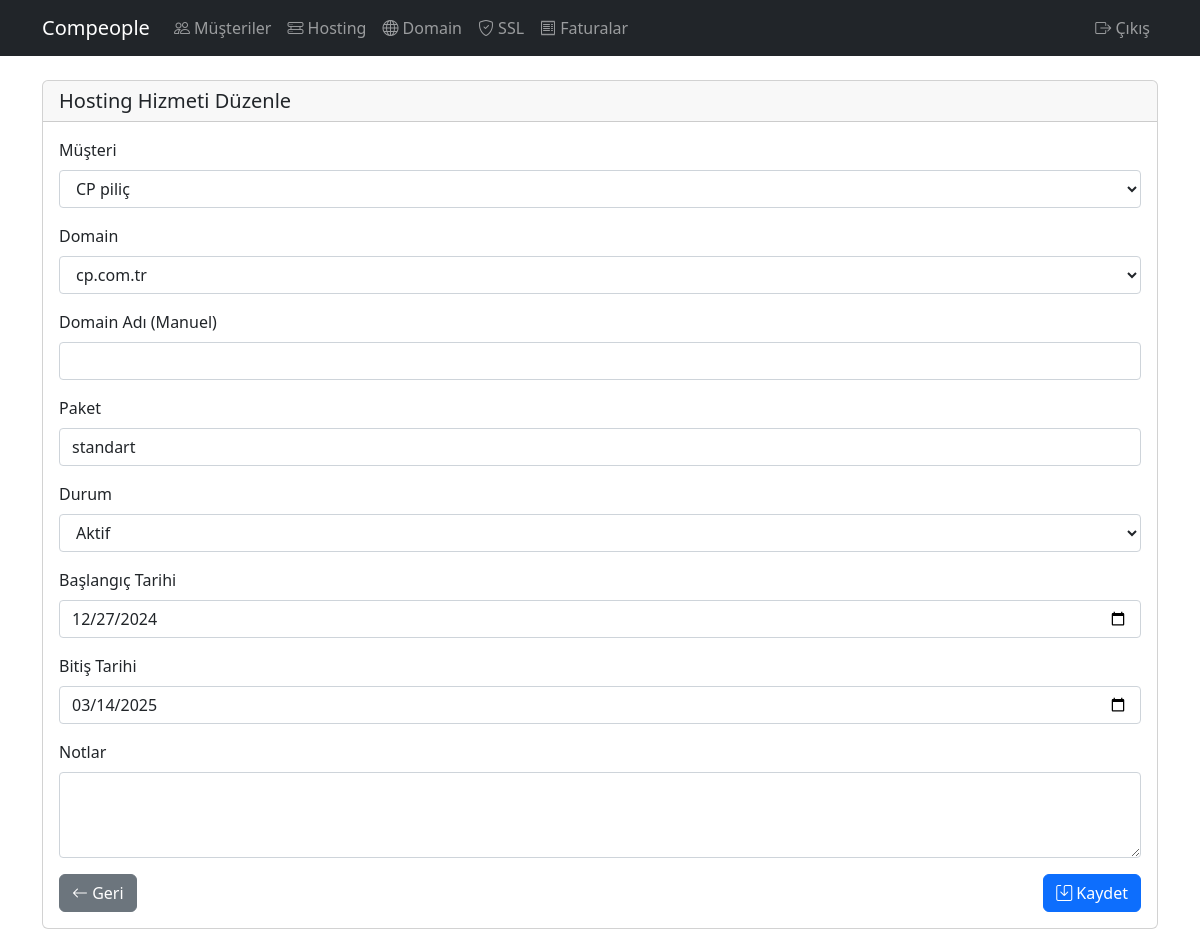
The page /hosting/1/edit/ (signed in) on the database its author committed.
### customers/models.py (models this page shows, shortened)
class HostingService(models.Model):
    customer = models.ForeignKey(Customer, on_delete=models.CASCADE, verbose_name='Müşteri')
    domain = models.OneToOneField(Domain, on_delete=models.CASCADE, verbose_name='Domain')
    package = models.CharField(max_length=100, verbose_name='Paket')
    status = models.CharField(max_length=20, choices=[
        ('active', 'Aktif'),
        ('suspended', 'Askıya Alındı'),
        ('cancelled', 'İptal Edildi')
    ], verbose_name='Durum')
    start_date = models.DateField(verbose_name='Başlangıç Tarihi')
    expiration_date = models.DateField(verbose_name='Bitiş Tarihi')
    renewal_count = models.IntegerField(default=0, verbose_name='Yenileme Sayısı')
    notes = models.TextField(blank=True, null=True, verbose_name='Notlar')
    class Meta:
        verbose_name = 'Hosting Hizmeti'
        verbose_name_plural = 'Hosting Hizmetleri'

### customers/views.py (the view)
# urls.py: path('hosting/<int:pk>/edit/', views.hosting_edit, name='hosting-edit'),
@login_required
def hosting_edit(request, pk):
    hosting = get_object_or_404(HostingService, pk=pk)
    if request.method == 'POST':
        form = HostingServiceForm(request.POST, instance=hosting)
        if form.is_valid():
            form.save()
            messages.success(request, 'Hosting hizmeti başarıyla güncellendi.')
            return redirect('customers:hosting-detail', pk=pk)
    else:
        form = HostingServiceForm(instance=hosting)
    return render(request, 'customers/hosting_form.html', {'form': form, 'title': 'Hosting Düzenle'})

### customers/forms.py (shortened to what this page needs)
class HostingServiceForm(forms.ModelForm):
    domain_name = forms.CharField(max_length=200, required=False, label='Domain Adı (Manuel)')
    class Meta:
        model = HostingService
        fields = ['customer', 'domain', 'domain_name', 'package', 'status', 'start_date', 'expiration_date', 'notes']
        widgets = {
            'start_date': forms.DateInput(attrs={'type': 'date'}),
            'expiration_date': forms.DateInput(attrs={'type': 'date'}),
            'notes': forms.Textarea(attrs={'rows': 3}),
        }
    def __init__(self, *args, **kwargs):
        super().__init__(*args, **kwargs)
        self.fields['domain'].required = False

### customers/models.py (called while the page is built)
    def __str__(self):
        return self.company_name

    def __str__(self):
        return self.name

### customers/templates/customers/hosting_form.html (shortened to what this page needs)
{% extends 'customers/base.html' %}
{% block content %}
<div class="card">
    <div class="card-header">
        <h5 class="card-title mb-0">{% if form.instance.pk %}Hosting Hizmeti Düzenle{% else %}Yeni Hosting Hizmeti{% endif %}</h5>
    </div>
    <div class="card-body">
        <form method="post" novalidate>
            {% for field in form %}
            <div class="mb-3">
                <label for="{{ field.id_for_label }}" class="form-label">{{ field.label }}</label>
                {{ field }}
            </div>
            {% endfor %}
            <div class="d-flex justify-content-between">
                <a href="{% url 'customers:hosting-list' %}" class="btn btn-secondary">
                    <i class="bi bi-arrow-left"></i> Geri
                </a>
                <button type="submit" class="btn btn-primary">
                    <i class="bi bi-save"></i> Kaydet
                </button>
            </div>
        </form>
    </div>
</div>
{% endblock %}

### customers/templates/customers/hosting_form.html (style rules this page uses)
input[type="text"], input[type="number"], input[type="date"], select, textarea { display: block; width: 100%; padding: 0.375rem 0.75rem; font-size: 1rem; font-weight: 400; line-height: 1.5; color: #212529; background-color: #fff; background-clip: padding-box; border: 1px solid #ced4da; border-radius: 0.25rem; transition: border-color .15s ease-in-out,box-shadow .15s ease-in-out; }

### rows shown on the page
HostingService: form "CP piliç" "cp.com.tr" "standart" "Aktif" "12/27/2024" "03/14/2025"

### other values the page prints
{{ field.label }} "Müşteri" "Domain" "Domain Adı (Manuel)" "Paket" "Durum" "Başlangıç Tarihi" "Bitiş Tarihi" "Notlar"
